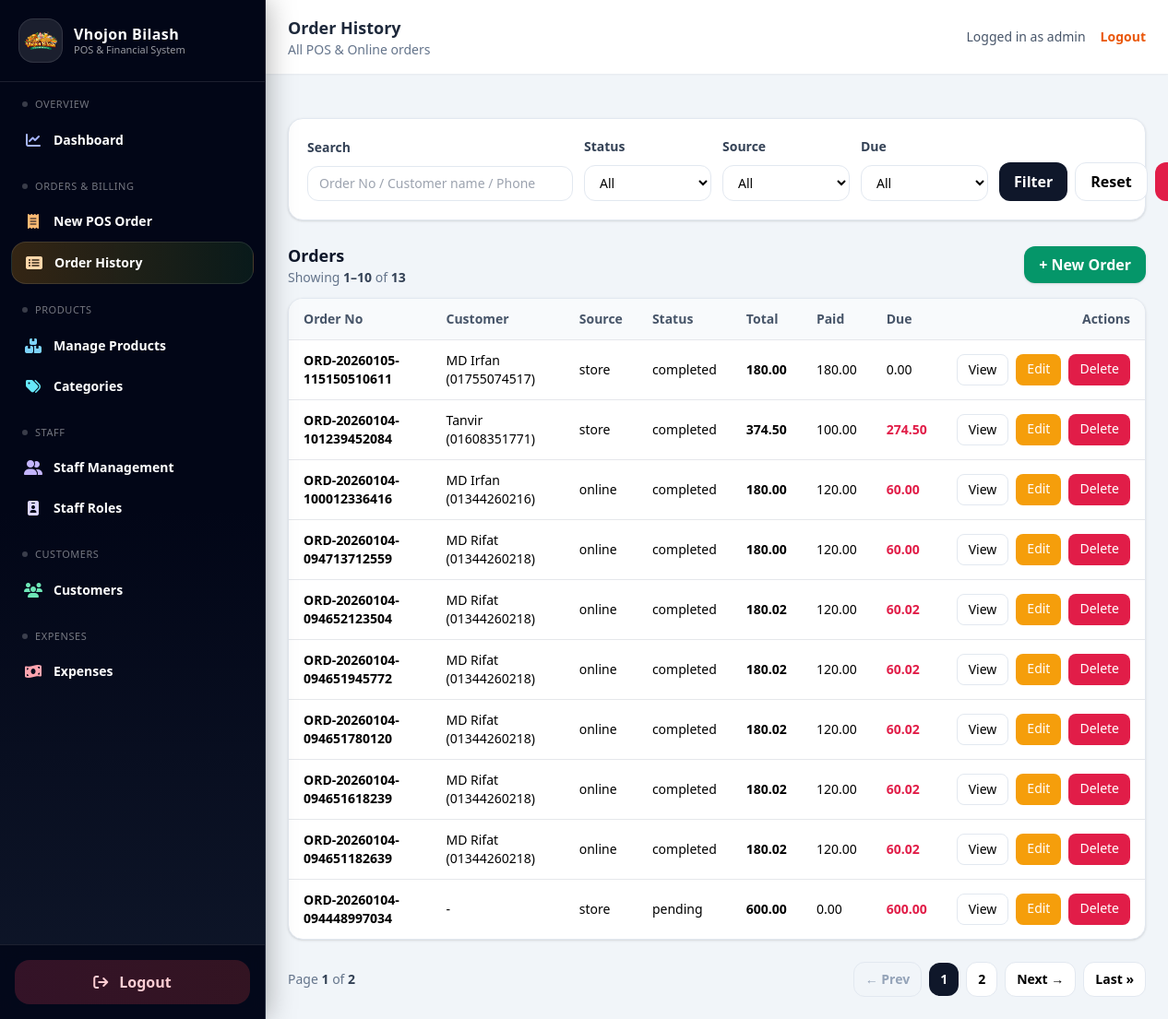
The page /orders/ (signed in) on the database as committed earlier.
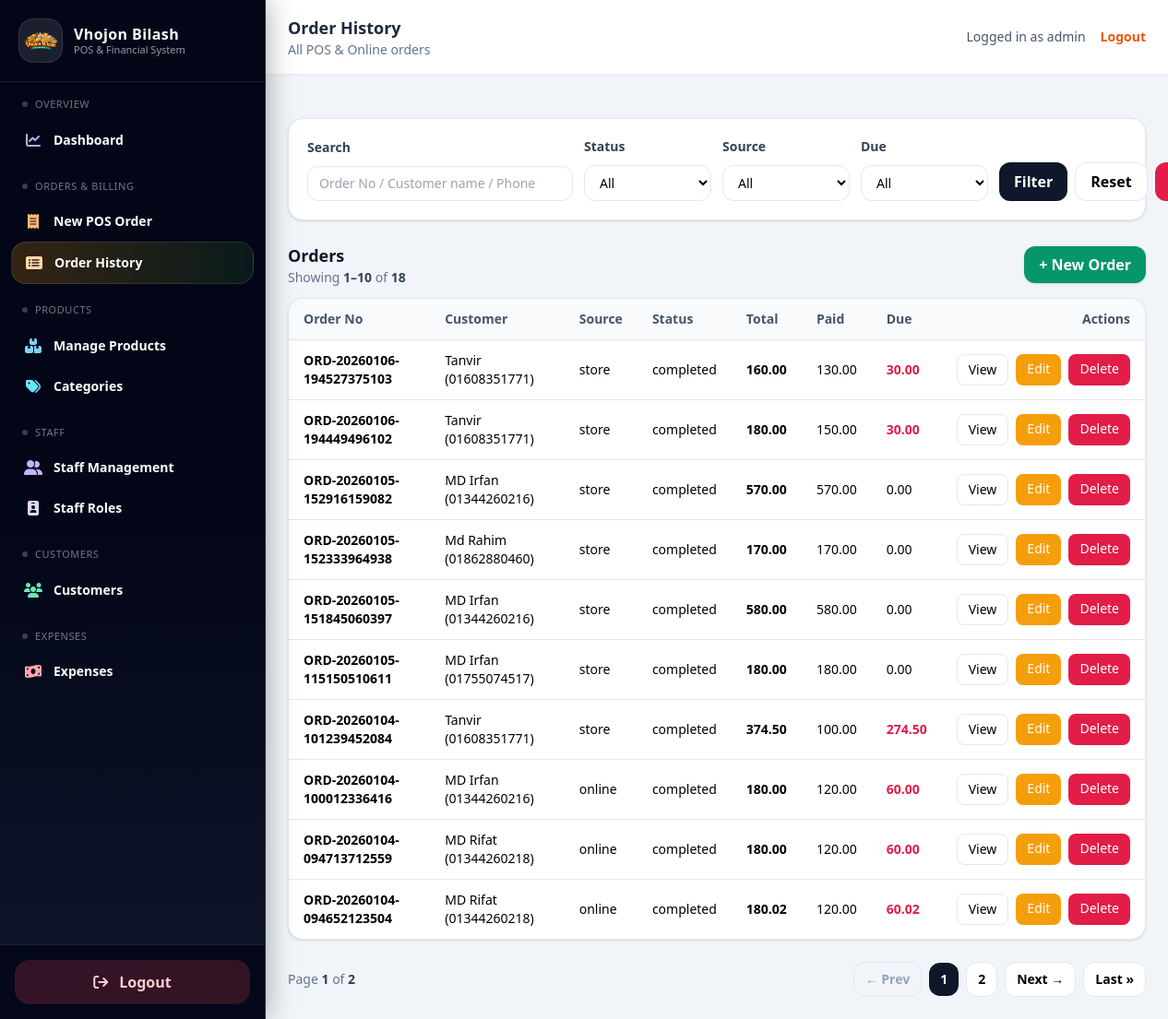
The same page on the database as committed later.
### orders/models.py (models this page shows, shortened)
class TimeStampedModel(models.Model):
    created_at = models.DateTimeField(default=timezone.now, editable=False)
    updated_at = models.DateTimeField(auto_now=True)
    class Meta:
        abstract = True

class Order(TimeStampedModel):
    class Source(models.TextChoices):
        ONLINE = "online", "Online"
        STORE = "store", "Physical Store"
    class Status(models.TextChoices):
        PENDING = "pending", "Pending"
        COMPLETED = "completed", "Completed"
        CANCELLED = "cancelled", "Cancelled"
    class DiscountType(models.TextChoices):
        FIXED = "fixed", "Fixed"
        PERCENT = "percent", "Percent"
    order_no = models.CharField(max_length=50, unique=True)
    customer = models.ForeignKey(
        Customer,
        on_delete=models.SET_NULL,
        null=True,
        blank=True,
        related_name="orders",
    )
    customer_address = models.ForeignKey(
        CustomerAddress,
        on_delete=models.SET_NULL,
        null=True,
        blank=True,
    )
    source = models.CharField(
        max_length=10,
        choices=Source.choices,
        default=Source.STORE,
    )
    status = models.CharField(
        max_length=20,
        choices=Status.choices,
        default=Status.PENDING,
    )
    subtotal = models.DecimalField(max_digits=10, decimal_places=2, default=Decimal("0.00"))
    discount_type = models.CharField(
        max_length=10,
        choices=DiscountType.choices,
        null=True,
        blank=True,
    )
    discount_value = models.DecimalField(
        max_digits=10,
        decimal_places=2,
        null=True,
        blank=True,
    )
    discount_amount = models.DecimalField(max_digits=10, decimal_places=2, default=Decimal("0.00"))
    tax_amount = models.DecimalField(max_digits=10, decimal_places=2, default=Decimal("0.00"))
    grand_total = models.DecimalField(max_digits=10, decimal_places=2, default=Decimal("0.00"))
    paid_total = models.DecimalField(max_digits=10, decimal_places=2, default=Decimal("0.00"))
    due_total = models.DecimalField(max_digits=10, decimal_places=2, default=Decimal("0.00"))
    notes = models.TextField(blank=True, null=True)
    ordered_at = models.DateTimeField(default=timezone.now)

### customers/models.py (models this page shows, shortened)
class TimeStampedModel(models.Model):
    created_at = models.DateTimeField(default=timezone.now, editable=False)
    updated_at = models.DateTimeField(auto_now=True)
    class Meta:
        abstract = True

class Customer(TimeStampedModel):
    name = models.CharField(max_length=150)
    phone = models.CharField(max_length=20, unique=True)
    def __str__(self):
        return f"{self.name} ({self.phone})"

### orders/views.py (the view)
# urls.py: path("", views.order_list, name="order_list"),
@login_required
def order_list(request):
    qs = Order.objects.select_related("customer").order_by("-id")
    q = request.GET.get("q", "").strip()
    status = request.GET.get("status", "").strip()
    source = request.GET.get("source", "").strip()
    due = request.GET.get("due", "").strip()
    if q:
        qs = qs.filter(
            Q(order_no__icontains=q) |
            Q(customer__name__icontains=q) |
            Q(customer__phone__icontains=q)
        )
    if status:
        qs = qs.filter(status=status)
    if source:
        qs = qs.filter(source=source)
    if due == "1":
        qs = qs.filter(due_total__gt=0)
    elif due == "0":
        qs = qs.filter(due_total__lte=0)
    paginator = Paginator(qs, 10)
    page_number = request.GET.get("page")
    page_obj = paginator.get_page(page_number)
    context = {
        "page_obj": page_obj,
        "orders": page_obj.object_list,
        "q": q,
        "status": status,
        "source": source,
        "due": due,
        "status_choices": getattr(Order.Status, "choices", []),
        "source_choices": getattr(Order.Source, "choices", []),
        "due_choices": [
            ("", "All"),
            ("1", "Due Only"),
            ("0", "Paid Only"),
        ],
    }
    return render(request, "orders/order_list.html", context)

### orders/templates/orders/order_list.html (shortened to what the changed rows need)
{% extends "base.html" %}
{% block top_title %}Order History{% endblock %}
{% block content %}
  <div class="flex items-center justify-between mb-3">
    <div>
      <h2 class="text-lg font-semibold text-slate-900">Orders</h2>
      {% if page_obj %}
        <p class="text-sm text-slate-500">
          Showing
          <span class="font-semibold text-slate-700">
            {{ page_obj.start_index }}–{{ page_obj.end_index }}
          </span>
          of
          <span class="font-semibold text-slate-700">
            {{ page_obj.paginator.count }}
          </span>
        </p>
      {% endif %}
    </div>
  </div>
  <div class="bg-white rounded-2xl shadow border border-slate-200 overflow-hidden">
    <div class="overflow-x-auto">
      <table class="min-w-full text-sm">
        <thead class="bg-slate-50">
          <tr class="text-left text-slate-600 border-b">
            <th class="py-3 px-4">Order No</th>
            <th class="py-3 px-4">Customer</th>
            <th class="py-3 px-4">Source</th>
            <th class="py-3 px-4">Status</th>
            <th class="py-3 px-4">Total</th>
            <th class="py-3 px-4">Paid</th>
            <th class="py-3 px-4">Due</th>
            <th class="py-3 px-4 text-right">Actions</th>
          </tr>
        </thead>
        <tbody>
          {% for o in page_obj %}
            <tr class="border-b last:border-b-0 hover:bg-slate-50">
              <td class="py-3 px-4 font-semibold">{{ o.order_no }}</td>
              <td class="py-3 px-4">
                {% if o.customer %}{{ o.customer }}{% else %}-{% endif %}
              </td>
              <td class="py-3 px-4">{{ o.source }}</td>
              <td class="py-3 px-4">{{ o.status }}</td>
              <td class="py-3 px-4 font-semibold">{{ o.grand_total }}</td>
              <td class="py-3 px-4">{{ o.paid_total }}</td>
              <td class="py-3 px-4 {% if o.due_total > 0 %}text-rose-600 font-semibold{% endif %}">
                {{ o.due_total }}
              </td>
              <td class="py-3 px-4">
                <div class="flex justify-end gap-2">
                  <a href="{% url 'orders:order_detail' o.pk %}"
                     class="px-3 py-1.5 rounded-lg bg-white border border-slate-200 hover:bg-slate-50">
                    View
                  </a>
                  <a href="{% url 'orders:order_update' o.pk %}"
                     class="px-3 py-1.5 rounded-lg bg-amber-500 text-white hover:bg-amber-600">
                    Edit
                  </a>
                  <a href="{% url 'orders:order_delete' o.pk %}"
                     class="px-3 py-1.5 rounded-lg bg-rose-600 text-white hover:bg-rose-700">
                    Delete
                  </a>
                </div>
              </td>
            </tr>
          {% empty %}
            <tr>
              <td colspan="8" class="py-8 text-center text-slate-500">No orders found.</td>
            </tr>
          {% endfor %}
        </tbody>
      </table>
    </div>
  </div>
  {% if page_obj.paginator.num_pages > 1 %}
    <div class="mt-6 flex flex-col sm:flex-row items-center justify-between gap-3">
      <div class="flex items-center gap-2">
        {% with qs="q="|add:q|add:"&status="|add:status|add:"&source="|add:source|add:"&due="|add:due %}
          {% if page_obj.has_previous %}
            <a href="?{{ qs }}&page={{ page_obj.previous_page_number }}"
               class="px-3 py-2 rounded-xl bg-white border border-slate-200 hover:bg-slate-50 text-sm font-semibold">
              ← Prev
            </a>
          {% else %}
            <span class="px-3 py-2 rounded-xl bg-slate-100 border border-slate-200 text-sm font-semibold text-slate-400 cursor-not-allowed">
              ← Prev
            </span>
          {% endif %}
          {% for n in page_obj.paginator.page_range %}
            {% if n == page_obj.number %}
              <span class="px-3 py-2 rounded-xl bg-slate-900 text-white text-sm font-semibold">
                {{ n }}
              </span>
            {% elif n >= page_obj.number|add:-2 and n <= page_obj.number|add:2 %}
              <a href="?{{ qs }}&page={{ n }}"
                 class="px-3 py-2 rounded-xl bg-white border border-slate-200 hover:bg-slate-50 text-sm font-semibold">
                {{ n }}
              </a>
            {% endif %}
          {% endfor %}
          {% if page_obj.has_next %}
            <a href="?{{ qs }}&page={{ page_obj.next_page_number }}"
               class="px-3 py-2 rounded-xl bg-white border border-slate-200 hover:bg-slate-50 text-sm font-semibold">
              Next →
            </a>
          {% else %}
            <span class="px-3 py-2 rounded-xl bg-slate-100 border border-slate-200 text-sm font-semibold text-slate-400 cursor-not-allowed">
              Next →
            </span>
          {% endif %}
          {% if page_obj.number < page_obj.paginator.num_pages %}
            <a href="?{{ qs }}&page={{ page_obj.paginator.num_pages }}"
               class="px-3 py-2 rounded-xl bg-white border border-slate-200 hover:bg-slate-50 text-sm font-semibold">
              Last »
            </a>
          {% endif %}
        {% endwith %}
      </div>
    </div>
  {% endif %}
{% endblock %}

Rows that differ between the two databases and show on the page:
no longer on this page (row unchanged): Order: order_no "ORD-20260104-094651945772", customer "MD Rifat (01344260218)", source "online", status "completed", grand_total "180.02", paid_total "120.00", due_total "60.02"
no longer on this page (row unchanged): Order: order_no "ORD-20260104-094651780120", customer "MD Rifat (01344260218)", source "online", status "completed", grand_total "180.02", paid_total "120.00", due_total "60.02"
no longer on this page (row unchanged): Order: order_no "ORD-20260104-094651618239", customer "MD Rifat (01344260218)", source "online", status "completed", grand_total "180.02", paid_total "120.00", due_total "60.02"
no longer on this page (row unchanged): Order: order_no "ORD-20260104-094651182639", customer "MD Rifat (01344260218)", source "online", status "completed", grand_total "180.02", paid_total "120.00", due_total "60.02"
no longer on this page (row unchanged): Order: order_no "ORD-20260104-094448997034", source "store", status "pending", grand_total "600.00", paid_total "0.00", due_total "600.00"
added Order: order_no "ORD-20260106-194527375103", customer "Tanvir (01608351771)", source "store", status "completed", grand_total "160.00", paid_total "130.00", due_total "30.00"
added Order: order_no "ORD-20260106-194449496102", customer "Tanvir (01608351771)", source "store", status "completed", grand_total "180.00", paid_total "150.00", due_total "30.00"
added Order: order_no "ORD-20260105-152916159082", customer "MD Irfan (01344260216)", source "store", status "completed", grand_total "570.00", paid_total "570.00", due_total "0.00"
added Order: order_no "ORD-20260105-152333964938", customer "Md Rahim (01862880460)", source "store", status "completed", grand_total "170.00", paid_total "170.00", due_total "0.00"
added Order: order_no "ORD-20260105-151845060397", customer "MD Irfan (01344260216)", source "store", status "completed", grand_total "580.00", paid_total "580.00", due_total "0.00"
Other text that changed with them:
{{ page_obj.paginator.count }}: "13" → "18"
